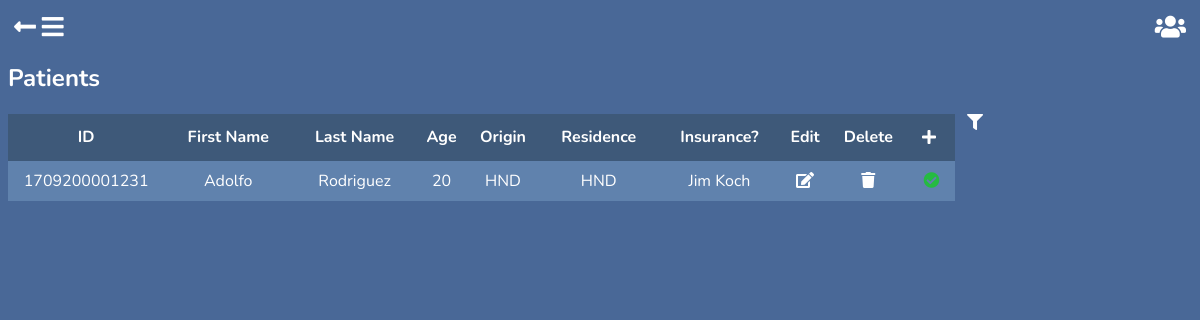
The page /patients/ (signed in) on the database as committed earlier.
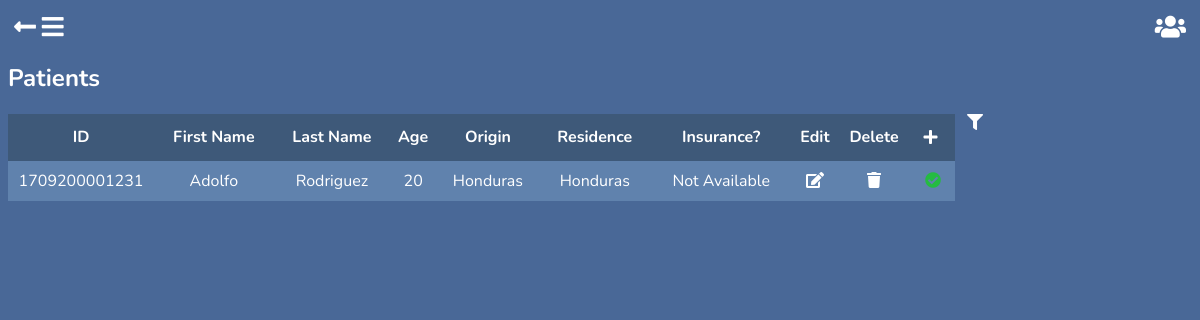
The same page on the database as committed later.
### patients/models.py (models this page shows, shortened)
class Patient(models.Model):
    GENDER_CHOICES = (
        ('F', 'Femenine'),
        ('M', 'Masculine'),
        ('O', 'Other'),
    )
    CIVIL_STATUS_CHOICES = (
        ('S', 'Single'),
        ('M', 'Married'),
        ('W', 'Widowed'),
        ('D', 'Divorced'),
        ('SP', 'Separated'),
    )
    id_number = models.CharField('ID Number', max_length=20, null=True, blank=True, help_text='Provide you ID Card Number')
    first_names = models.CharField("Patient's Name", max_length=50, null=False, blank=False, help_text="Patient's Name")
    last_names = models.CharField("Patient's Last Name", max_length=50, null=False, blank=False, help_text="Patient's Last Name")
    gender = models.CharField("Patient's Gender", max_length=20, null=True, blank=False, help_text='Gender', choices=GENDER_CHOICES)
    birthday = models.DateField("Patient's Birthday", help_text="Patients date of birth")
    phone_number = models.CharField('Phone Number', max_length=20, blank=True, null=True, help_text='Phone Number')
    email = models.EmailField("Patient's Email", null=True, blank=True, help_text='Email')
    civil_status = models.CharField(max_length=12, choices=CIVIL_STATUS_CHOICES)
    origin = models.CharField(max_length=50, choices=ORIGIN_CHOICES)
    residence = models.CharField(max_length=50, choices=LOCATION_CHOICES)
    created_by = models.ForeignKey(user, on_delete=models.CASCADE, blank=False, null=True, verbose_name='Created By')
    class Meta:
        verbose_name = 'Patient'
        verbose_name_plural = 'Patients'
    def age(self):
        today = timezone.localtime(timezone.now())
        age = today.date() - self.birthday
        return int(age.days / 365.25)

class InsuranceInformation(models.Model):
    INSURANCE_TYPE_CHOICES = (
        ('MEDICAL', 'Medical'),
    )
    insurance_carrier = models.ForeignKey(InsuranceCarrier, on_delete=models.CASCADE, blank=True, null=True, verbose_name='Insurance Carrier',)
    type_of_insurance = models.CharField('Insurance Type', max_length=50, blank=True, null=True, help_text='Type of insurance', choices=INSURANCE_TYPE_CHOICES)
    expiration_date = models.DateField('Expiration Date', help_text="Insurance's Expiration Date")
    patient = models.OneToOneField(Patient, on_delete=models.CASCADE, blank=True, null=True, verbose_name='Insurance Owner', related_name='insurance')
    class Meta:
        verbose_name = 'Insurance Information'
        verbose_name_plural = "Patient's Insurance Data"

class InsuranceCarrier(models.Model):
    ORIGIN_CHOICES = (
        ('HND', 'Honduras'),
        ('NIC', 'Nicaragua'),
    )
    company = models.CharField('Company', max_length=100, blank=False, null=False, help_text='Insurance Carrier')
    country = models.CharField('Country', max_length=100, blank=False, null=True, help_text='Insurance Carrier origin', choices=ORIGIN_CHOICES, default=None)
    created_by = models.ForeignKey(user, on_delete=models.CASCADE, blank=False, null=True, verbose_name='created_by', related_name='insurance_carrier')
    class Meta:
        unique_together = ['company', 'created_by']
        verbose_name = 'Insurance Carrier'
        verbose_name_plural = 'Insurance Carriers'
    def __str__(self):
        return self.company

### patients/views.py (the view)
# urls.py: path('patients/', include('patients.urls')),
def patients(request):
    doctor_group = Group.objects.get(name='Doctor')
    doctor = doctor_group in request.user.groups.all()
    template = 'patients/patients.html'
    patients_list = Patient.objects.filter(created_by=request.user).order_by('id_number')
    paginator = Paginator(patients_list, 17)
    page_number = request.GET.get('page')
    page_obj = paginator.get_page(page_number)
    patient_filter = PatientFilterForm
    context = {'patients': page_obj, 'form': patient_filter, 'doctor': doctor}
    if page_number:
        data = {'html': render_to_string('patients/patients_partial_list.html', context, request)}
        return JsonResponse(data)
    return render(request, template, context)

### patients/templates/patients/patients.html (shortened to what this page needs)
{% extends 'base.html' %}
{% load static %}
{% block return %}<a href="{%url 'home:home'%}"><i class="fas fa-long-arrow-alt-left"></i></a>{% endblock %}
{% block body_block %}
<link rel="stylesheet" href="{% static 'patients/css/patients.css' %}">
<h2>Patients</h2>
{% if patients %}
    <div class="wrapper">
        {% include 'patients/patients_list.html' %}
    </div>
{% else %}
    <p id="no-patients">There are no patients listed</p>
    <a  id="add-patients" href="{% url 'patients:add_patient' %}"><i class="fas fa-plus"></i></a>
{% endif %}
{% endblock %}

### templates/base.html (shortened to what this page needs)
<!DOCTYPE html>
{% load static %}
<html lang="en">
    <head>
        <link rel="stylesheet" href="{% static 'base/css/base.css' %}">
        <link rel="stylesheet" href="https://use.fontawesome.com/releases/v5.13.1/css/all.css">
    </head>
    <body>
        {% block return %}<a href=""><i class="fas fa-long-arrow-alt-left" ></i></a>{% endblock %}{% block home %}<i class="fas fa-bars"></i>{% endblock %}{% block social %} <i class="fas fa-users" data-url="{% url 'accounts:contacts' %}"></i> {% endblock %}
        {% block body_block %}
        {% endblock %}
    </body>
</html>

### patients/templates/patients/patients_list.html (shortened to what this page needs)
{% load static %}
{% if patients %}
    <div>
        <table>
            <thead>
                <tr id="heading">
                    <th>ID</th>
                    <th>First Name</th>
                    <th>Last Name</th>
                    <th>Age</th>
                    <th>Origin</th>
                    <th>Residence</th>
                    <th>Insurance?</th>
                    {% if doctor %}<th>Edit</th>
                    <th>Delete</th>{% endif %}
                    <th><i class="fas fa-plus" onclick="window.location='{% url 'patients:add_patient' %}'"></i></th>
                </tr>
            </thead>
            <tbody>
                {% include 'patients/patients_partial_list.html' %}
           </tbody>
        </table>
    </div>
    <div>
        <i class="fas fa-filter"></i>
    </div>
{% else %}
    <p id="no-patients">There are no patients listed</p>
    <a  id="add-patients" href="{% url 'patients:add_patient' %}"><i class="fas fa-plus"></i></a>
{% endif %}

### patients/templates/patients/patients_partial_list.html (shortened to what this page needs)
{% load static %}
{% load patients_custom_tags %}
{% if patients %}
    {% for p in patients %}
        <tr onclick="window.location='{% url 'patients:patients_details' p.pk %}'">
            <td>{% if p.id_number %}{{ p.id_number }}{% else %}-------------{% endif %}</td>
            <td>{{ p.first_names }}</td>
            <td>{{ p.last_names }}</td>
            <td>{{ p.age }}</td>
            <td>{{ p.get_origin_display }}</td>
            <td>{{ p.get_residence_display }}</td>
            <td>{% if p.insurance.insurance_carrier != None %}{{ p.insurance.insurance_carrier }}{% else %}Not Available{% endif %}</td>
            {% if doctor %}<td data-url="{% url 'patients:update_patient' p.pk %}"><i class="fas fa-edit"></i></td>
            <td data-url="{% url 'patients:delete_patient' p.pk %}"><i class="fas fa-trash"></i></td>{% endif %}
            {% if p.age >= 18 and not p.id_number and p.insurance.expiration_date <= today %}
                <td><i class="fas fa-exclamation-circle" data-message-code="out-of-date-info"></i></td>
            {% elif p.age >= 18 and not p.id_number %}
                <td><i class="fas fa-exclamation-circle" data-message-code="no-id-registered"></i></td>
            {% elif p.insurance.insurance_carrier and p.insurance.expiration_date <= today %}
                <td><i class="fas fa-exclamation-circle" data-message-code="expired-insurance"></i></td>
            {% else %}
                <td><i class="fas fa-check-circle" data-message-code="in-order"></i></td>
            {% endif %}
        </tr>
    {% endfor %}
{% else %}
    <p id="no-patients">Clear section, no data available</p>
{% endif %}

### static/base/css/base.css (style rules this page uses)
body { font-family: 'Nunito', sans-serif; background-color: #496897; color: #FFFFFF; overflow: hidden; }
.fa-long-arrow-alt-left { position: relative; font-size: 25px; transition: 0.5s; margin-top: 0.5%; margin-left: 0.5%; }
.fa-bars { position: relative; font-size: 25px; transition: 0.5s; margin-top: 0.5%; margin-left: 0.5%; }
.fa-users { position: relative; float: right; font-size: 25px; transition: 0.5s; margin-top: 0.5%; margin-right: 0.5%; }
a { text-decoration: none; color: #FFFFFF; }

### patients/static/patients/css/patients.css (style rules this page uses)
body { overflow-x: hidden; }
.wrapper { display: grid; grid-template-columns: 80% 19%; grid-gap: 1%; }
table { border-collapse: collapse; margin: auto; width: 100%; }
#heading { background-color: #3E5979; color: #FFFFFF; line-height: 25px; cursor: default; }
.fa-plus { padding: 5px 10px 5px 5px; transition: 0.5s; }
.fa-check-circle { color: #25BB41; transition: 0.5s; }
tr { line-height: 20px; cursor: pointer; transition: 0.5s; }
tr th { padding-top: 10px; padding-bottom: 10px; }
tr td { padding-top: 10px; padding-bottom: 10px; text-align: center; max-width: 100px; white-space: nowrap; overflow: hidden; text-overflow: ellipsis; }
tr:nth-child(odd) { background-color: #6082AD; }
.fa-filter { float: left; transition: 0.5s; }

Rows that differ between the two databases and show on the page:
removed Patient: id_number "1709200001231", first_names "Adolfo", last_names "Rodriguez", age "20", origin "HND", residence "HND", insurance.insurance_carrier "Jim Koch"
added Patient: id_number "1709200001231", first_names "Adolfo", last_names "Rodriguez", age "20", origin "Honduras", residence "Honduras", shows "Not Available"
